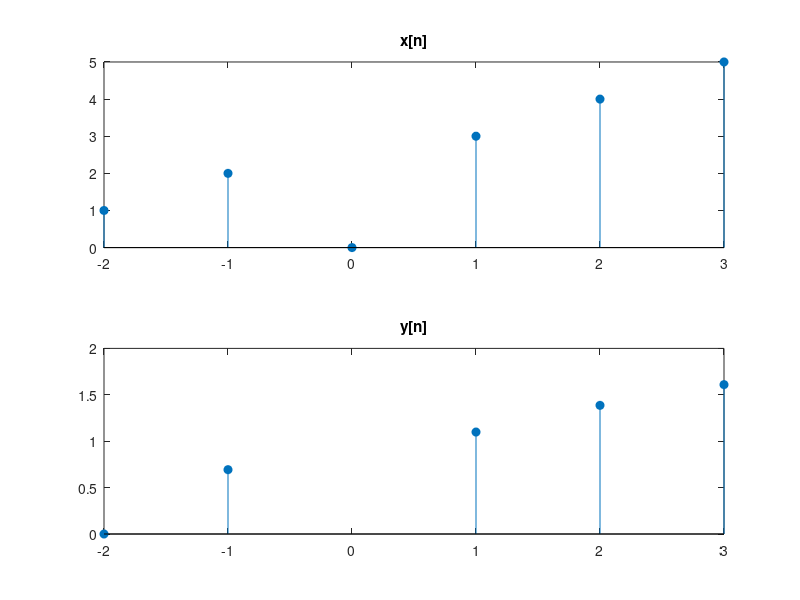

MATLAB code to generate this figure:
n=[-2:3];
x=[1 2 0 3 4 5];
y=log(x);
figure(3)  
subplot (2,1,1), stem(n,x,'filled')
title('x[n]')
subplot(2,1,2), stem(n,y,'filled')
title('y[n]')